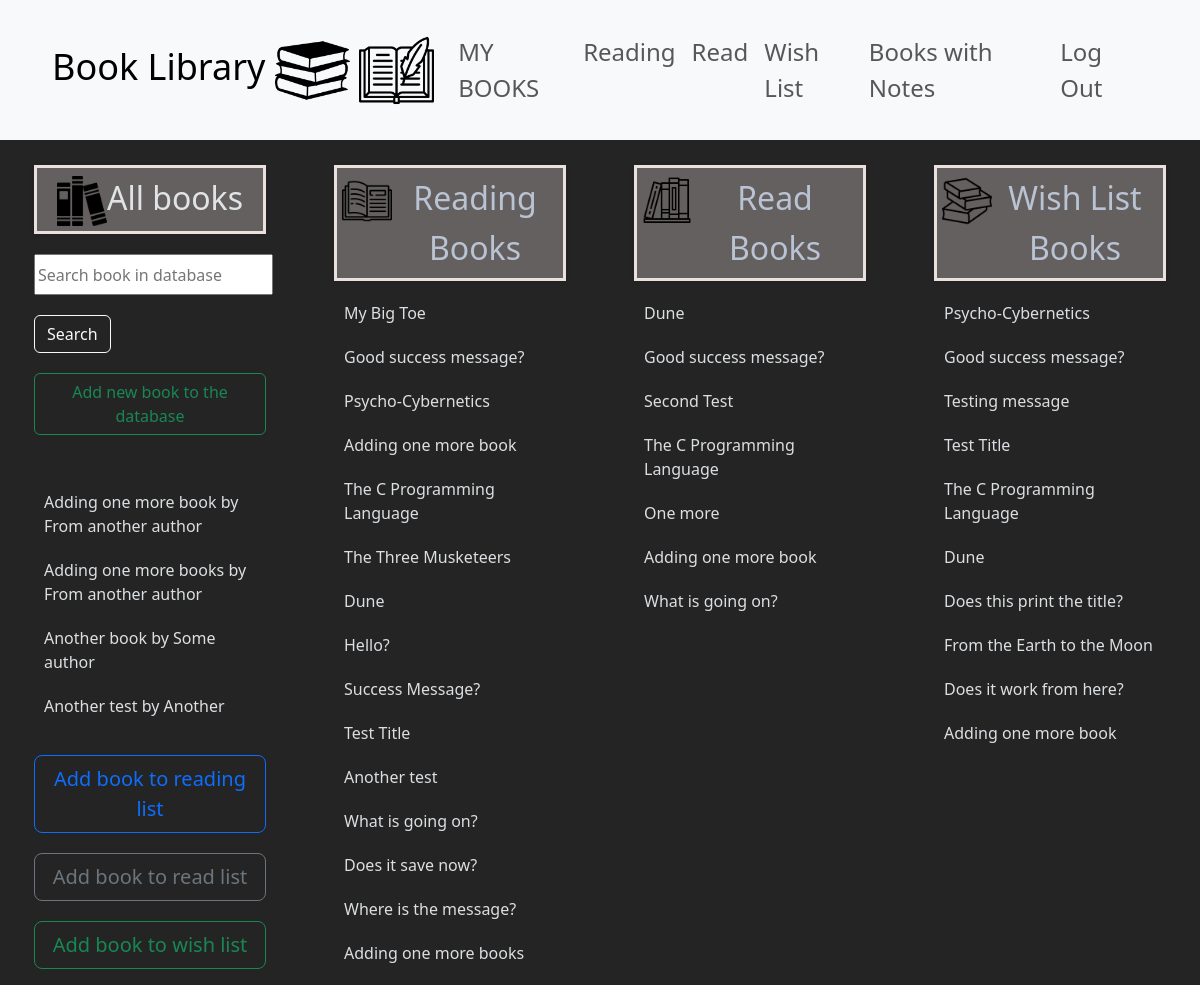
/my_books/ (signed in), run on an earlier commit of the app's database.
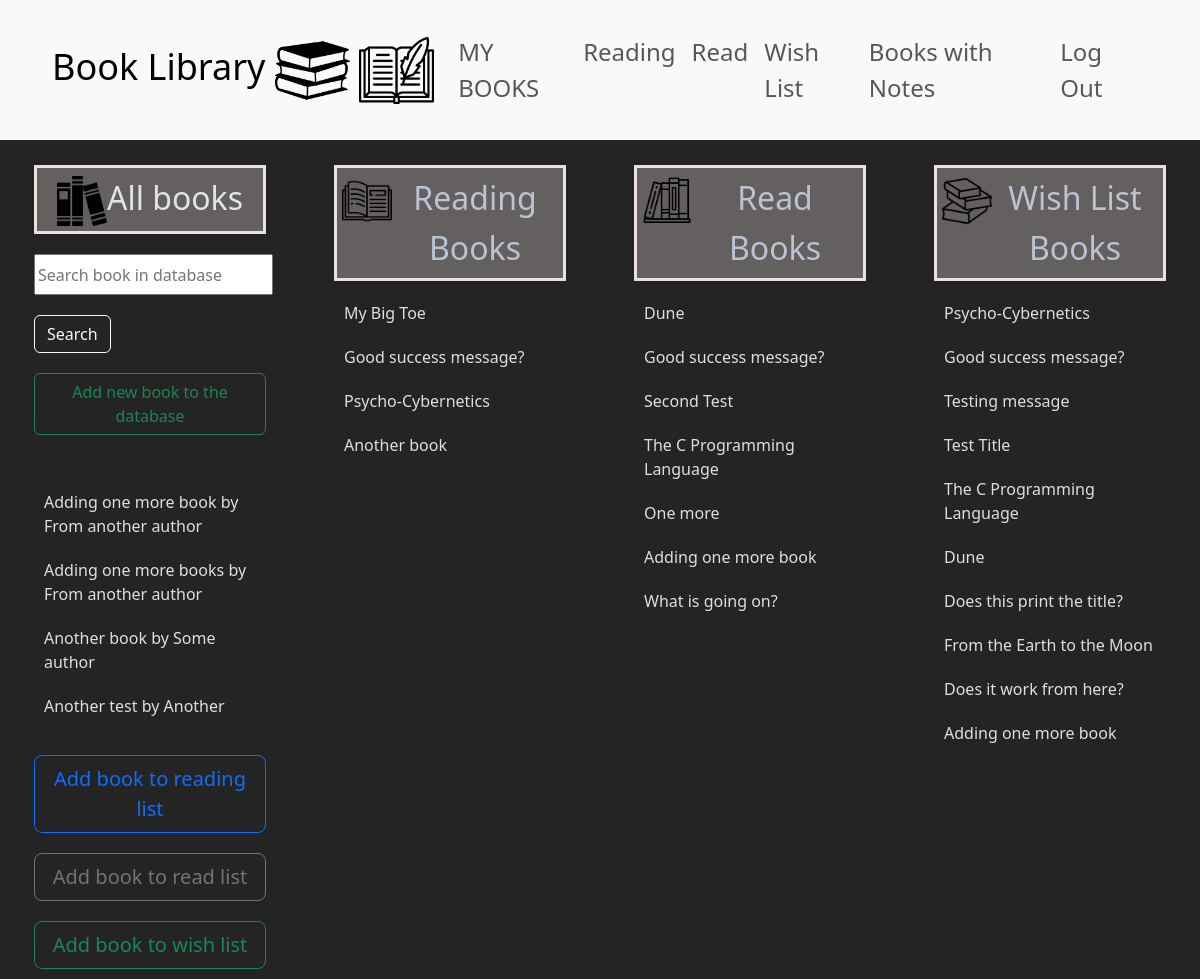
And on a later commit of the database.
### book_library/models.py (models this page shows, shortened)
class Book(models.Model):
    title = models.CharField(max_length=255)
    author = models.CharField(max_length=128)
    class Genre(models.IntegerChoices):
        SELF_IMPROVEMENT = 1
        BIOGRAPHY = 2
        ECONOMY = 3
        FICTION = 4
        SCIENCE = 5
        MINDSET = 6
        OTHER = 7
    genre = models.IntegerField(choices=Genre.choices)
    class Meta:
        constraints = [
            models.UniqueConstraint(fields=['title', 'author'], name='one unique title per author')
        ]

class Reading(models.Model):
    user = models.ForeignKey(User, blank=False, null=False, on_delete=models.CASCADE, related_name="reading_user")
    book = models.ForeignKey(Book, blank=False, null=False, on_delete=models.CASCADE, related_name="reading_book")
    why = models.TextField(blank=True, null=True, max_length=1024)
    started_reading = models.DateField(blank=True, null=True, auto_now_add=True)
    recommend = models.BooleanField(blank=True, null=True)
    class Meta:
        constraints = [
            models.UniqueConstraint(fields=['user', 'book'], name='one why per user/book reading')
        ]

class Read(models.Model):
    user = models.ForeignKey(User, blank=False, null=False, on_delete=models.CASCADE, related_name="read_user")
    book = models.ForeignKey(Book, blank=False, null=False, on_delete=models.CASCADE, related_name="read_book")
    why = models.TextField(blank=True, null=True, max_length=1024)
    started_reading = models.DateField(blank=True, null=True)
    recommend = models.BooleanField(blank=True, null=True)
    class Meta:
        constraints = [
            models.UniqueConstraint(fields=['user', 'book'], name='one why per user/book read')
        ]

class Wish(models.Model):
    user = models.ForeignKey(User, blank=False, null=False, on_delete=models.CASCADE, related_name="wish_user")
    book = models.ForeignKey(Book, blank=False, null=False, on_delete=models.CASCADE, related_name="wish_book")
    why = models.TextField(blank=True, null=True, max_length=1024)
    recommend = models.BooleanField(blank=True, null=True)
    class Meta:
        constraints = [
            models.UniqueConstraint(fields=['user', 'book'], name='one why per user/book wish')
        ]

### book_library/views.py (the view)
# urls.py: path("my_books/", views.my_books, name="my_books"),
def my_books(request):
    if request.user.is_authenticated:
        all_books = Book.objects.all().order_by("title")
        reading_books = Reading.objects.filter(user=request.user)
        read_books = Read.objects.filter(user=request.user)
        wish_books = Wish.objects.filter(user=request.user)
        context = {"all_books": all_books, "reading_books": reading_books, "read_books": read_books, "wish_books": wish_books}
        return render(request, "book_library/my_books.html", context)
    else:
        return HttpResponseRedirect(reverse("book_library:login"))

### book_library/templates/book_library/my_books.html (shortened to what the changed rows need)
{% extends "book_library/layout.html" %}
{% load static %}
{% block body %}
<div class="container-fluid">
    <div class="row">
        <div class="col col-lg-3 col-12">
            <div class="row">
                <div class="col">
                    <div class="container" id="search-div">
                        <h2><img src="{% static 'book_library/images/book-horizontal-stack.png' %}" height="50" width="50"></span>All books </h2>
                    </div>
                </div>
            </div>
            <div class="row">
                <div class="col">
                    <div class="container my-books-list" id="allbooks-div">
                        <ul id="menu">
                            {% for book in all_books %}
                                <li class="my_books-li" id="{{ book.id }}"><span class="book-title-span">{{ book.title }}</span> <span class="book-author-span">by {{ book.author }}</span></li>
                            {% endfor %}
                        </ul>
                    </div>
                </div>
            </div>
        </div>
        <div class="col col-lg-3 col-12">
            <div class="row">
                <div class="col">
                    <div class="container not-all-books-list" id="readingbooks-div">
                        <h2><a href="{% url 'book_library:user_list_of_books' 'reading_books' %}"><span class="float-start"><img src="{% static 'book_library/images/open-book.png' %}" height="50" width="50"></span>Reading Books</a></h2>
                        <ul id="readingbooksmenu">
                            {% for reading in reading_books %}
                                <li class="my_books-li">{{ reading.book.title }}</li>
                            {% endfor %}
                        </ul>
                    </div>
                </div>
            </div>
        </div>
        <div class="col col-lg-3 col-12">
            <div class="row">
                <div class="col">
                    <div class="container not-all-books-list" id="readbooks-div">
                        <h2><a href="{% url 'book_library:user_list_of_books' 'read_books' %}"><span class="float-start"><img src="{% static 'book_library/images/books.png' %}" height="50" width="50"></span>Read Books</a></h2>
                        <ul id="readbooksmenu">
                            {% for read in read_books %}
                                <li class="my_books-li">{{ read.book.title }}</li>
                            {% endfor %}
                        </ul>
                    </div>
                </div>
            </div>
        </div>
        <div class="col col-lg-3 col-12">
            <div class="row">
                <div class="col">
                    <div class="container not-all-books-list" id="wishbooks-div">
                        <h2><a href="{% url 'book_library:user_list_of_books' 'wish_books' %}"><span class="float-start"><img src="{% static 'book_library/images/stack-of-books.png' %}" height="50" width="50"></span>Wish List Books</a></h2>
                        <ul id="wishlistmenu">
                            {% for wish in wish_books %}
                                <li class="my_books-li">{{ wish.book.title }}</li>
                            {% endfor %}
                        </ul>
                    </div>
                </div>
            </div>
        </div>
    </div>
</div>
{% endblock %}

What changed in the data, as far as the page shows it:
removed Reading: book "Adding one more book"
removed Reading: book "The C Programming Language"
removed Reading: book "The Three Musketeers"
removed Reading: book "Dune"
removed Reading: book "Hello?"
removed Reading: book "Success Message?"
removed Reading: book "Test Title"
removed Reading: book "Another test"
removed Reading: book "What is going on?"
removed Reading: book "Does it save now?"
removed Reading: book "Where is the message?"
removed Reading: book "Adding one more books"
added Reading: book "Another book"
